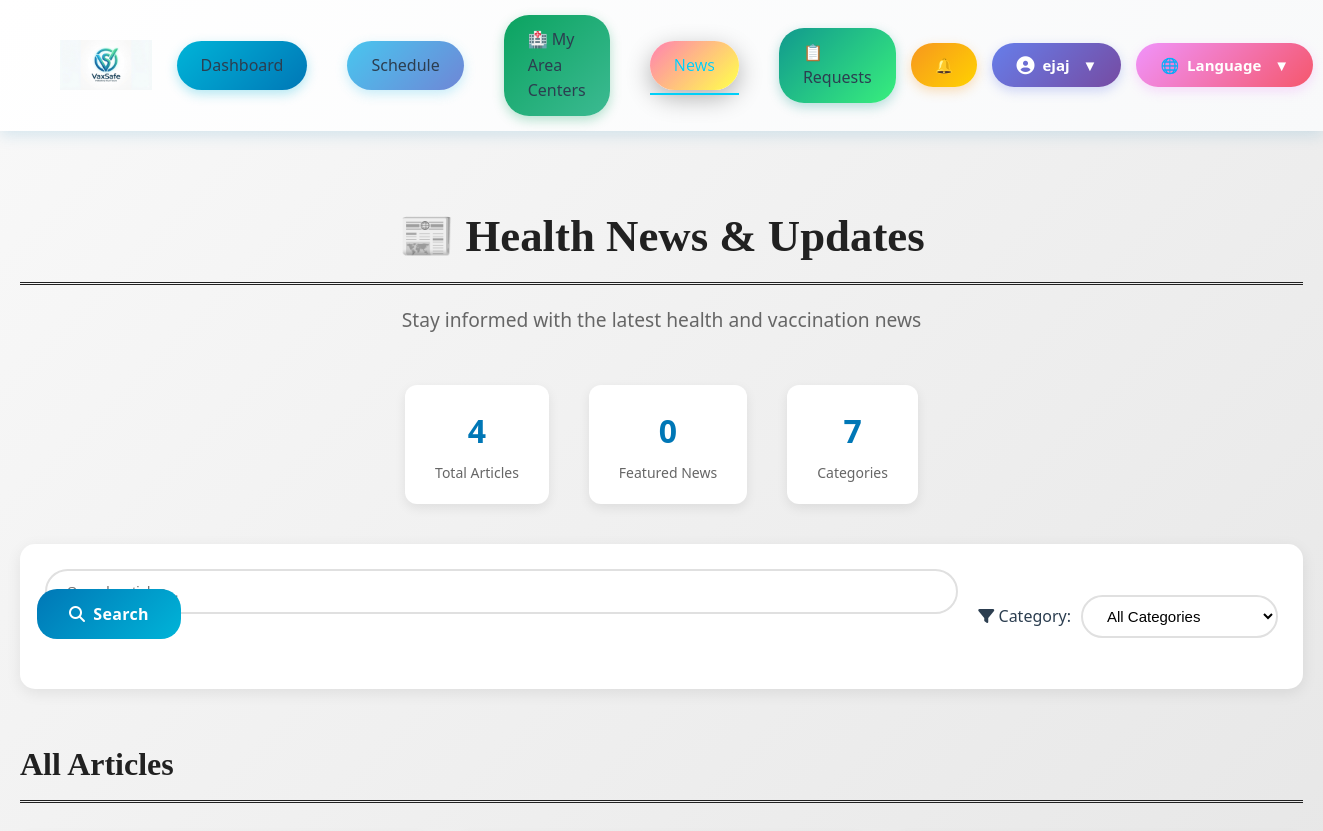
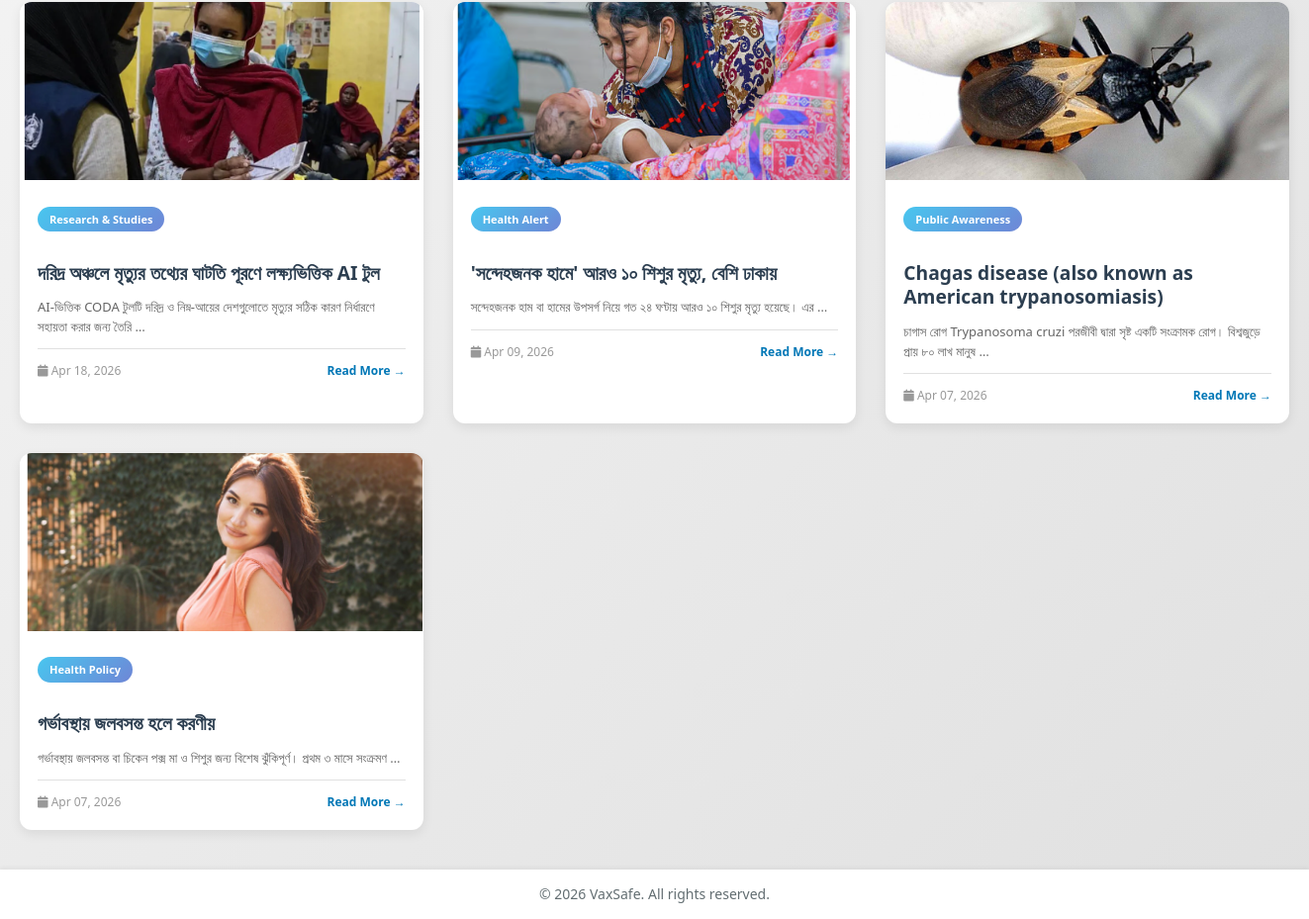
Page /news/ (signed in) on the committed database (2 pictures, top to bottom).
### vaxsafe/models.py (models this page shows, shortened)
class News(models.Model):
    CATEGORY_CHOICES = [
        ('General',   'General Health'),
        ('COVID-19',  'COVID-19'),
        ('Vaccines',  'Vaccines'),
        ('Research',  'Research & Studies'),
        ('Policy',    'Health Policy'),
        ('Awareness', 'Public Awareness'),
        ('Alert',     'Health Alert'),
    ]
    title        = models.CharField(max_length=300)
    slug         = models.SlugField(max_length=300, unique=True, blank=True)
    category     = models.CharField(max_length=50, choices=CATEGORY_CHOICES, default='General')
    summary      = models.TextField()
    content      = models.TextField()
    image        = models.ImageField(upload_to='news_images/', blank=True, null=True)
    source       = models.CharField(max_length=200, blank=True, null=True)
    source_url   = models.URLField(blank=True, null=True)
    is_published = models.BooleanField(default=True)
    is_featured  = models.BooleanField(default=False)
    published_date = models.DateTimeField(default=timezone.now)
    created_at   = models.DateTimeField(auto_now_add=True)
    updated_at   = models.DateTimeField(auto_now=True)
    author       = models.ForeignKey(
        User, on_delete=models.SET_NULL,
        null=True, blank=True, related_name='news_articles'
    )
    views = models.PositiveIntegerField(default=0)
    class Meta:
        ordering = ['-published_date']
        verbose_name = 'News Article'
        verbose_name_plural = 'News Articles'
        indexes = [
            models.Index(fields=['-published_date', 'is_published']),
            models.Index(fields=['category']),
        ]

### vaxsafe/views.py (the view)
@login_required(login_url='login')
def news_list(request):
    category_filter = request.GET.get('category', '')
    search_query    = request.GET.get('search', '')
    news_items = News.objects.filter(is_published=True)
    if category_filter:
        news_items = news_items.filter(category=category_filter)
    if search_query:
        news_items = news_items.filter(
            Q(title__icontains=search_query) | Q(summary__icontains=search_query) | Q(content__icontains=search_query)
        )
    news_items = news_items.order_by('-published_date')
    return render(request, 'htmlpages/news.html', {
        'news_items':        news_items,
        'featured_news':     News.objects.filter(is_published=True, is_featured=True).order_by('-published_date')[:3],
        'categories':        News.CATEGORY_CHOICES,
        'selected_category': category_filter,
        'search_query':      search_query,
        'total_news':        news_items.count(),
        'title':             'Health News & Updates',
    })

### templates/htmlpages/news.html (shortened to what this page needs)
{% extends 'base_log.html' %}
{% block body_class %}page-news{% endblock %}
{% load static %}
{% block content %}
<div class="news-container">
    <div class="news-header">
        <h1>📰 Health News & Updates</h1>
        <p>Stay informed with the latest health and vaccination news</p>
    </div>
    <div class="stats-bar">
        <div class="stat-item">
            <div class="number">{{ total_news }}</div>
            <div class="label">Total Articles</div>
        </div>
        <div class="stat-item">
            <div class="number">{{ featured_news|length }}</div>
            <div class="label">Featured News</div>
        </div>
        <div class="stat-item">
            <div class="number">{{ categories|length }}</div>
            <div class="label">Categories</div>
        </div>
    </div>
    <div class="news-filters">
        <form method="GET" action="{% url 'news_list' %}">
            <div class="filter-row">
                <div class="search-box">
                    <input
                        type="text"
                        name="search"
                        placeholder="Search articles..."
                        value="{{ search_query }}"
                    >
                    <button type="submit">
                        <i class="fa fa-search"></i> Search
                    </button>
                </div>
                <div class="category-filter">
                    <label for="category"><i class="fa fa-filter"></i> Category:</label>
                    <select name="category" id="category" onchange="this.form.submit()">
                        <option value="">All Categories</option>
                    </select>
                </div>
            </div>
        </form>
    </div>
    <div class="all-news-section">
        <h2>
            {% if selected_category %}
                {{ selected_category }} Articles
            {% elif search_query %}
                Search Results for "{{ search_query }}"
            {% else %}
                All Articles
            {% endif %}
        </h2>
        {% if news_items %}
            <div class="news-grid">
                {% for news in news_items %}
                <div class="news-card">
                    {% if news.image %}
                        <img src="{{ news.image.url }}" alt="{{ news.title }}">
                    {% else %}
                        <img src="{% static 'images/default-news.jpg' %}" alt="{{ news.title }}">
                    {% endif %}
                    <div class="card-content">
                        <span class="category-badge">{{ news.get_category_display }}</span>
                        <h3>{{ news.title }}</h3>
                        <p>{{ news.summary|truncatewords:15 }}</p>
                        <div class="meta">
                            <span><i class="fa fa-calendar"></i> {{ news.published_date|date:"M d, Y" }}</span>
                            <a href="{% url 'news_detail' news.slug %}" class="read-more">
                                Read More →
                            </a>
                        </div>
                    </div>
                </div>
                {% endfor %}
            </div>
        {% endif %}
    </div>
</div>
{% endblock %}

### templates/nav_two.html (shortened to what this page needs)
{% load static %}
<nav class="nav_two">
  <div class="logo">
    <a href="{% url 'dashboard' %}">
      <img src="{% static 'images/logo.png' %}" alt="VaxSafe Logo">
    </a>
  </div>
  <ul class="nav-links">
    <li><a href="{% url 'dashboard' %}"       class="nav-btn nav-btn-1">Dashboard</a></li>
    <li><a href="{% url 'vaccine_schedule' %}" class="nav-btn nav-btn-2">Schedule</a></li>
    <li><a href="{% url 'area_centers' %}"     class="nav-btn nav-btn-3">🏥 My Area Centers</a></li>
    <li><a href="{% url 'news_list' %}"         class="nav-btn nav-btn-4">News</a></li>
    {% if request.user.is_staff or request.user.is_superuser %}
    <li>
      <a href="{% url 'admin_vaccine_requests' %}" class="nav-btn nav-btn-req"
         style="position:relative;" title="Pending Vaccine Requests">
        📋 Requests
      </a>
    </li>
    {% endif %}
    <li class="notif-menu" style="position:relative; display:inline-block;">
      <button class="nav-btn nav-btn-bell" id="notifToggle2"
              onclick="toggleNotifDropdown2(event)" style="position:relative;">
        🔔
      </button>
    </li>
    <li class="profile-menu">
      <button class="nav-btn nav-btn-profile" id="profile-btn"
              onclick="toggleDropdown(event, 'profile-dropdown')">
        <i class="fa fa-user-circle"></i>
        {{ request.user.first_name|default:request.user.username }}
        <span class="dropdown-arrow">▼</span>
      </button>
    </li>
<li class="lang-menu">
  <button class="nav-btn nav-btn-lang" id="lang-btn"
          onclick="toggleDropdown(event, 'lang-dropdown')">
    <span class="lang-globe">🌐</span>
    <span id="lang-current">Language</span>
    <span class="dropdown-arrow">▼</span>
  </button>
</li>
  </ul>
</nav>

### static/css/style.css (style rules this page uses)
:root { --primary-blue: #0077b6; --primary-teal: #00b4d8; --primary-cyan: #48cae4; --secondary-purple: #667eea; --secondary-violet: #764ba2; --secondary-pink: #fa709a; --accent-green: #0ba360; --accent-orange: #ff8c42; --accent-coral: #ff6b6b; --white: #ffffff; --light-gray: #f8f9fa; --medium-gray: #e1e8ed; --dark-gray: #2c3e50; --text-dark: #1a1a1a; --gradient-primary: linear-gradient(135deg, #00b4d8 0%, #0077b6 100%); --gradient-secondary: linear-gradient(135deg, #667eea 0%, #764ba2 100%); --gradient-success: linear-gradient(135deg, #0ba360 0%, #3cba92 100%); --gradient-sunset: linear-gradient(135deg, #fa709a 0%, #fee140 100%); --gradient-ocean: linear-gradient(135deg, #48c6ef 0%, #6f86d6 100%); --shadow-sm: 0 2px 8px rgba(0, 119, 182, 0.1); --shadow-md: 0 4px 15px rgba(0, 119, 182, 0.2); --shadow-lg: 0 8px 25px rgba(0, 119, 182, 0.3); --shadow-hover: 0 12px 35px rgba(0, 119, 182, 0.4); --radius-sm: 8px; --radius-md: 12px; --radius-lg: 16px; --radius-xl: 20px; --radius-full: 50px; --transition-fast: 0.2s ease; --transition-normal: 0.3s ease; --transition-slow: 0.5s ease; }
body { margin: 0; font-family: 'Hind Siliguri', 'Noto Sans Bengali', 'Segoe UI', Tahoma, Geneva, Verdana, sans-serif; color: var(--text-dark); background: var(--light-gray); line-height: 1.6; }
.logo img { height: 100%; max-height: 150px; width: auto; display: block; margin-left: 20px; }
.nav-links a { margin-left: 25px; text-decoration: none; color: var(--dark-gray); font-size: 16px; font-weight: 500; transition: color var(--transition-fast); position: relative; }
.nav-links a::after { content: ''; position: absolute; bottom: -5px; left: 0; width: 0; height: 2px; background: var(--primary-teal); transition: width var(--transition-normal); }
.nav-links a:hover::after, .nav-links a.active::after { width: 100%; }
.nav-links a:hover, .nav-links a.active { color: var(--primary-teal); }
.dropdown-arrow { margin-left: auto; transition: transform var(--transition-normal); }
[class*="page-"] .theme-btn, [class*="page-"] .btn-primary, [class*="page-"] button[type="submit"], [class*="page-"] .cta-btn { display: inline-flex; align-items: center; justify-content: center; gap: 8px; padding: 14px 32px; border: none; cursor: pointer; font-size: 16px; font-weight: 600; font-family: inherit; text-decoration: none; transition: all 0.35s cubic-bezier(.2,.8,.2,1); position: relative; overflow: hidden; letter-spacing: 0.3px; }
body.page-news { background:linear-gradient(135deg,#f9f9f9 0%,#e0e0e0 100%);min-height:100vh }
body.page-news h1,body.page-news h2 { color:#212121;font-family:Georgia,'Times New Roman',serif;border-bottom:3px double #212121;padding-bottom:10px }

### templates/base_log.html (style rules this page uses)
*, *::before, *::after { box-sizing: border-box; }
body { margin: 0; font-family: 'Segoe UI', Tahoma, Geneva, Verdana, sans-serif; background: #f4f6f9; color: #2c3e50; display: flex; flex-direction: column; min-height: 100vh; }

### rows in the picture
News: image (picture), category "Research & Studies", title "দরিদ্র অঞ্চলে মৃত্যুর তথ্যের ঘাটতি পূরণে লক্ষ্যভিত্তিক AI টুল", summary "AI-ভিত্তিক CODA টুলটি দরিদ্র ও নিম্ন-আয়ের দেশগুলোতে মৃত্যুর সঠিক কারণ নির্ধারণে সহায়তা করার জন্য তৈরি …", published_date "Apr 18, 2026"
News: image (picture), category "Health Alert", title "'সন্দেহজনক হামে' আরও ১০ শিশুর মৃত্যু, বেশি ঢাকায়", summary "সন্দেহজনক হাম বা হামের উপসর্গ নিয়ে গত ২৪ ঘণ্টায় আরও ১০ শিশুর মৃত্যু হয়েছে। এর …", published_date "Apr 09, 2026"
News: image (picture), category "Public Awareness", title "Chagas disease (also known as American trypanosomiasis)", summary "চাগাস রোগ Trypanosoma cruzi পরজীবী দ্বারা সৃষ্ট একটি সংক্রামক রোগ। বিশ্বজুড়ে প্রায় ৮০ লাখ মানুষ …", published_date "Apr 07, 2026"
News: image (picture), category "Health Policy", title "গর্ভাবস্থায় জলবসন্ত হলে করণীয়", summary "গর্ভাবস্থায় জলবসন্ত বা চিকেন পক্স মা ও শিশুর জন্য বিশেষ ঝুঁকিপূর্ণ। প্রথম ৩ মাসে সংক্রমণ …", published_date "Apr 07, 2026"

### other values in the picture
{{ request.user.first_name|default:request.user.username }} "ejaj"
{{ total_news }} "4"
{{ featured_news|length }} "0"
{{ categories|length }} "7"
